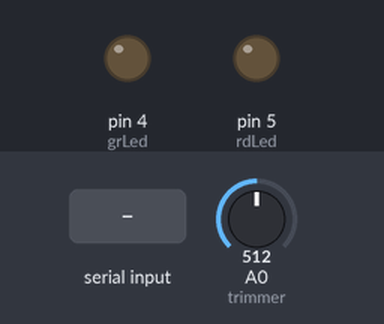
This sketch was run on a simulated Arduino Uno, built with avr-gcc and run on an emulated ATmega328P. Shown: output pins drawn as LEDs (lit = HIGH). The test bench sets the inputs (shaded band); at power-on: A0 (trimmer) = 512. What the sketch prints to the serial monitor is not drawn.

Above: at 1.2 s.
1.3 s: "90,45\n" received over Serial
At 2.4 s:
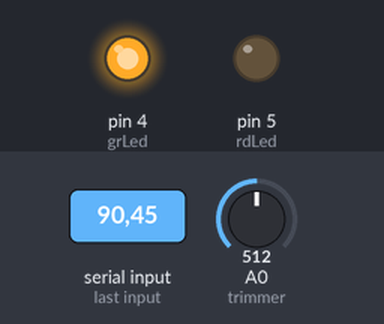
Timing chart, 0 to 4.3 s (numbered marks = the images above; inputs shaded):
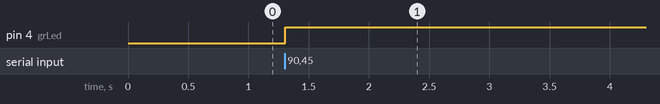

Measured:
- after the input at 1.3 s, pin 4 (grLed): LOW → HIGH at once

The sketch:

Labo5_Opdracht4.ino
```cpp
const int grLed = 4;
const int rdLed = 5;
const int trimmer = A0;

int number = 0;

void setup() {
  // put your setup code here, to run once:
  pinMode(grLed, OUTPUT);
  pinMode(rdLed, OUTPUT);
  pinMode(trimmer, INPUT);

  Serial.begin(9600);
  Serial.setTimeout(10);

  Serial.println("Geef een getal van 0 tot 1023: ");
}

void loop() {
  // put your main code here, to run repeatedly:
    while(Serial.available() > 1){
    number = Serial.parseInt();

//    Serial.print("number =");
//    Serial.println(number);
//    Serial.println(analogRead(trimmer));
    if(number>=0&&number<=1023){

      if(number<analogRead(trimmer)){
        digitalWrite(grLed,HIGH);
        digitalWrite(rdLed,LOW);
      }
      else if(number>analogRead(trimmer)){
        digitalWrite(grLed,LOW);
        digitalWrite(rdLed,HIGH);
      }
    }
    else{
       Serial.println("Getal ligt niet tussen 0 en 1023");
    }
  }
}
```
